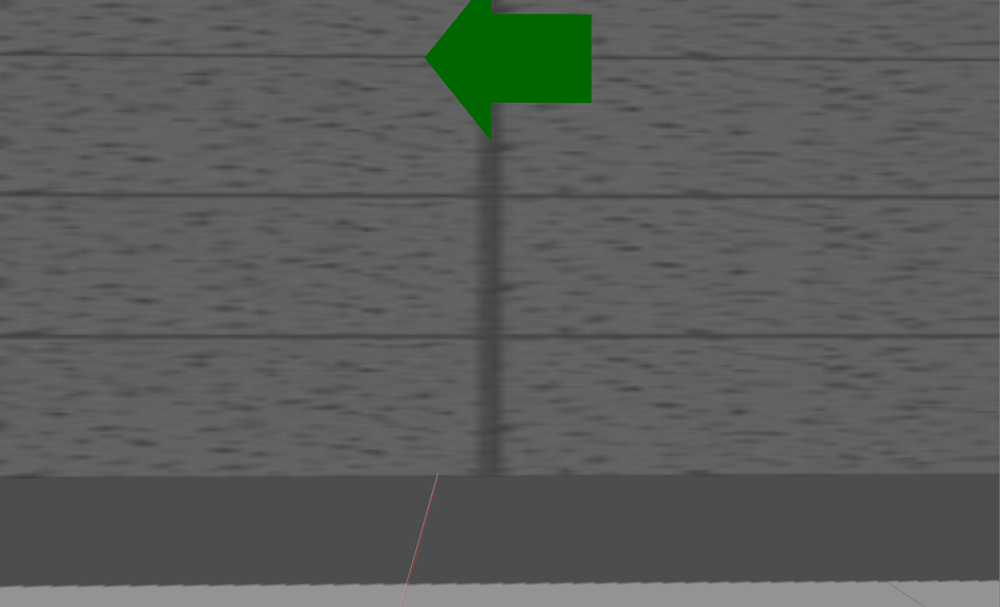
#> input picture Exercise/images/test1.png, 1000 x 607 px, shrunk from 1559 x 946 before the run
$ python detect.py images/test1.png
#> lines starting #> are read from the running program, lines starting #| are printed output that depends on the picture; after the words box and inside, x2 and y2 are one past the last pixel; in counts of white or black regions, pixels touching at a corner belong together

import cv2
import numpy as np
import sys

def detect_arrow_and_show(image_path: str):
#> called with image_path = 'images/test1.png'
    image = cv2.imread(image_path)
#> image is the input picture: shape (607, 1000, 3); mean B, G, R 90.6, 93, 90.6
    if image is None:
        print(f"Error: Could not read {image_path}")
        return
    image_bgr = image.copy()
    hsv_image = cv2.cvtColor(image_bgr, cv2.COLOR_BGR2HSV)
#> hsv_image: shape (607, 1000, 3); mean H, S, V 1.6, 6, 93
    red_lower = np.array([0, 50, 50])
    red_upper = np.array([10, 255, 255])
    green_lower = np.array([35, 50, 50])
    green_upper = np.array([85, 255, 255])
    blue_lower = np.array([100, 50, 50])
    blue_upper = np.array([130, 255, 255])
    orange_lower = np.array([ 8,100,140])
    orange_upper = np.array([20,255,255])
    yellow_lower = np.array([20, 60,160])
    yellow_upper = np.array([45,255,255])

    red_mask = cv2.inRange(hsv_image, red_lower, red_upper)
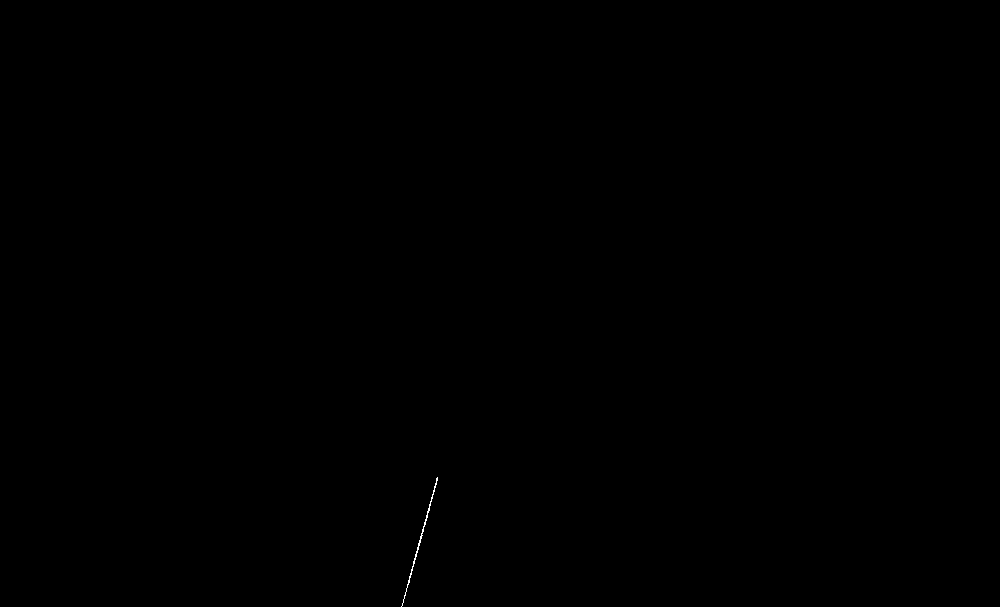
#> red_mask: shape (607, 1000); 0.03% white in thin lines or dots, all inside (x1, y1, x2, y2) = (401, 477, 438, 607)
    green_mask = cv2.inRange(hsv_image, green_lower, green_upper)
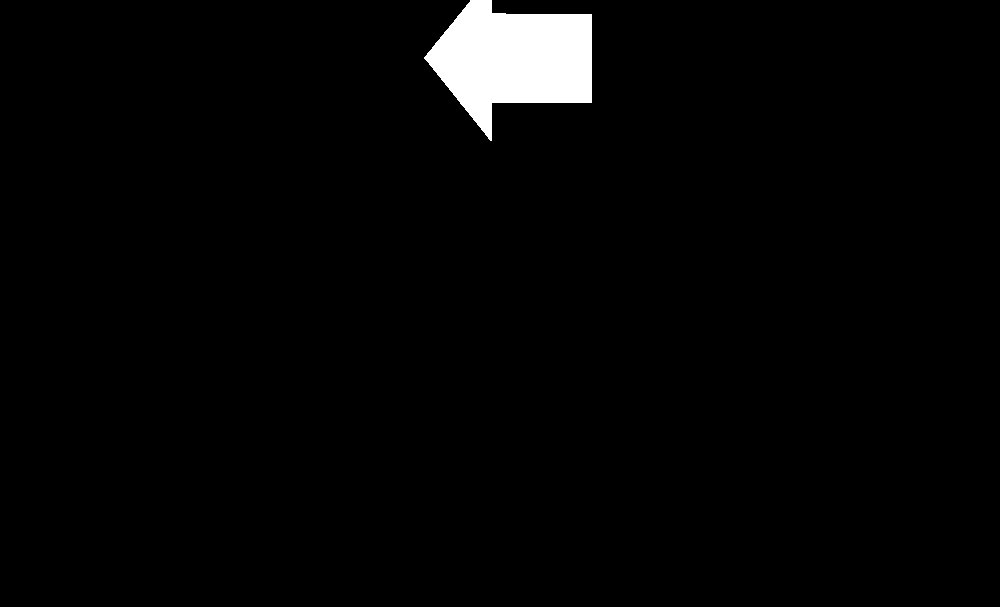
#> green_mask: shape (607, 1000); 2.4% white; 1 white region, box (x1, y1, x2, y2) and area: (424, 0, 592, 141) 14380
    blue_mask = cv2.inRange(hsv_image, blue_lower, blue_upper)
#> blue_mask: shape (607, 1000); every value is 0
    orange_mask = cv2.inRange(hsv_image, orange_lower, orange_upper)
    yellow_mask = cv2.inRange(hsv_image, yellow_lower, yellow_upper)

    red_pixels = cv2.countNonZero(red_mask)
#> red_pixels = 198
    green_pixels = cv2.countNonZero(green_mask)
#> green_pixels = 14380
    blue_pixels = cv2.countNonZero(blue_mask)
#> blue_pixels = 0
    flame_pixels = cv2.countNonZero(red_mask) + cv2.countNonZero(orange_mask) + cv2.countNonZero(yellow_mask)
#> flame_pixels = 198

    color_counts = {
        'Red': red_pixels,
        'Green': green_pixels,
        'Blue': blue_pixels,
        'Flame': flame_pixels
    }
#> color_counts = {'Red': 198, 'Green': 14380, 'Blue': 0, 'Flame': 198}

    max_color = max(color_counts, key=color_counts.get)
#> max_color = 'Green'
    max_count = color_counts[max_color]
#> max_count = 14380
    detected_color = max_color if max_count > 100 else "Unknown"
#> detected_color = 'Green'
    # return detected_color

    cv2.putText(image, f'Detected: {detected_color}', (10, 30), cv2.FONT_HERSHEY_SIMPLEX, 1, (0, 255, 0), 2)
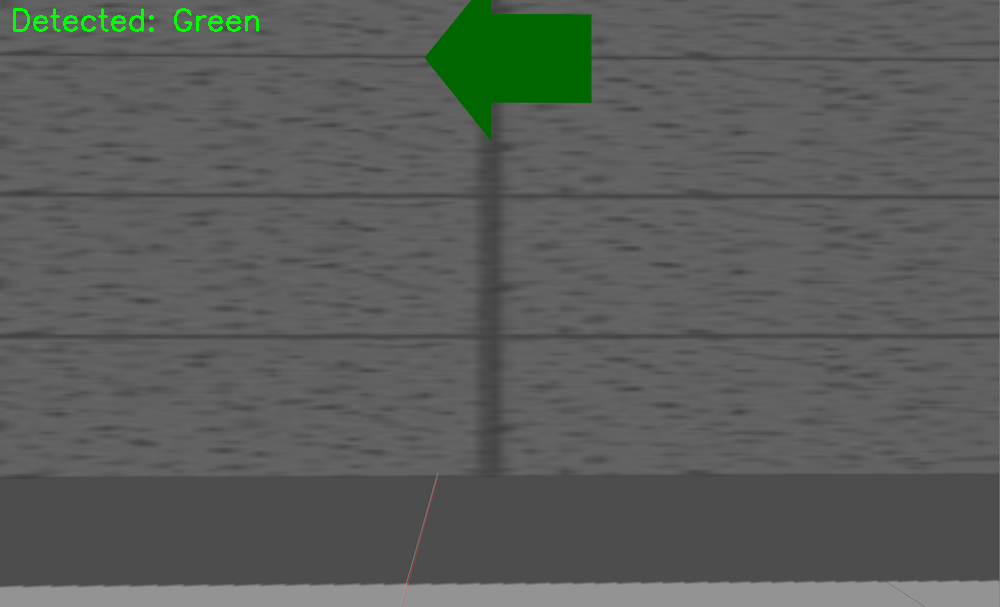
#> image: shape (607, 1000, 3); 0.29% of pixels changed, all inside (x1, y1, x2, y2) = (13, 8, 259, 32)
    cv2.imshow(f'{image_path} - {detected_color}', image)
    print(f"{image_path}: {detected_color} detected")
#| images/test1.png: Green detected
    cv2.waitKey(0)
    cv2.destroyAllWindows()

if __name__ == "__main__":
    if len(sys.argv) < 2:
        print("Usage: python detect.py <filename>")
    else:
        detect_arrow_and_show(sys.argv[1])

$ run again, on Exercise/images/test3.png
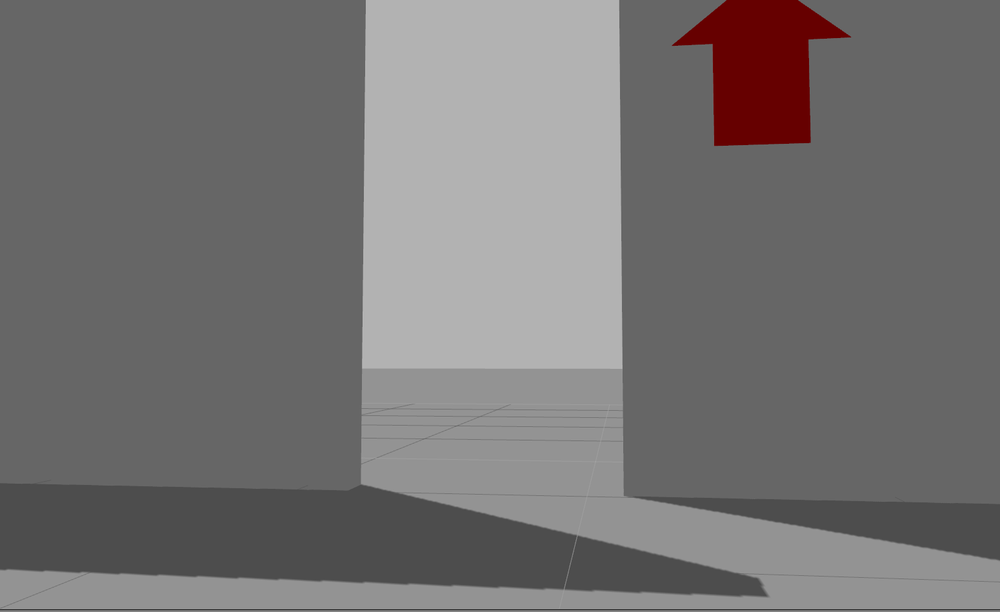
#> input picture Exercise/images/test3.png, 1000 x 612 px, shrunk from 1550 x 949 before the run
#> in detect_arrow_and_show, image is the input picture: shape (612, 1000, 3); mean B, G, R 114.5, 114.5, 117.1
#> hsv_image: shape (612, 1000, 3); mean H, S, V 0.1, 6.3, 117.1
#> in detect_arrow_and_show, `red_mask = cv2.inRange(hsv_image, red_lower, red_upper)`:
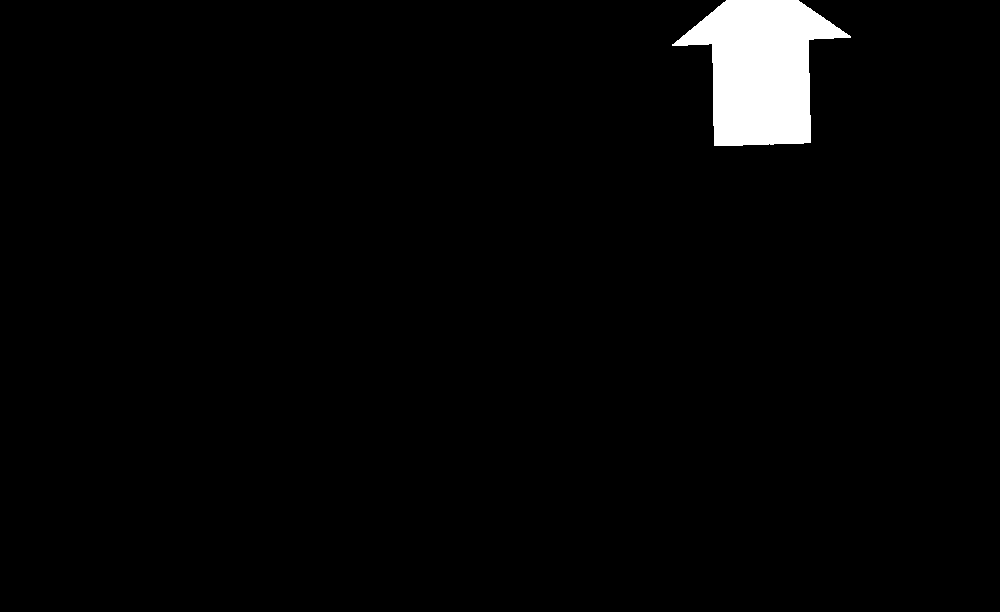
#> red_mask: shape (612, 1000); 2.5% white; 1 white region, box (x1, y1, x2, y2) and area: (672, 0, 851, 146) 15305
#> green_mask: shape (612, 1000); every value is 0
#> red_pixels = 15305
#> green_pixels = 0
#> flame_pixels = 15305
#> color_counts = {'Red': 15305, 'Green': 0, 'Blue': 0, 'Flame': 15305}
#> max_color = 'Red'
#> max_count = 15305
#> detected_color = 'Red'
#> in detect_arrow_and_show, `cv2.putText(image, f'Detected: {detected_color}', (10, 30), cv2.FONT_H..`:
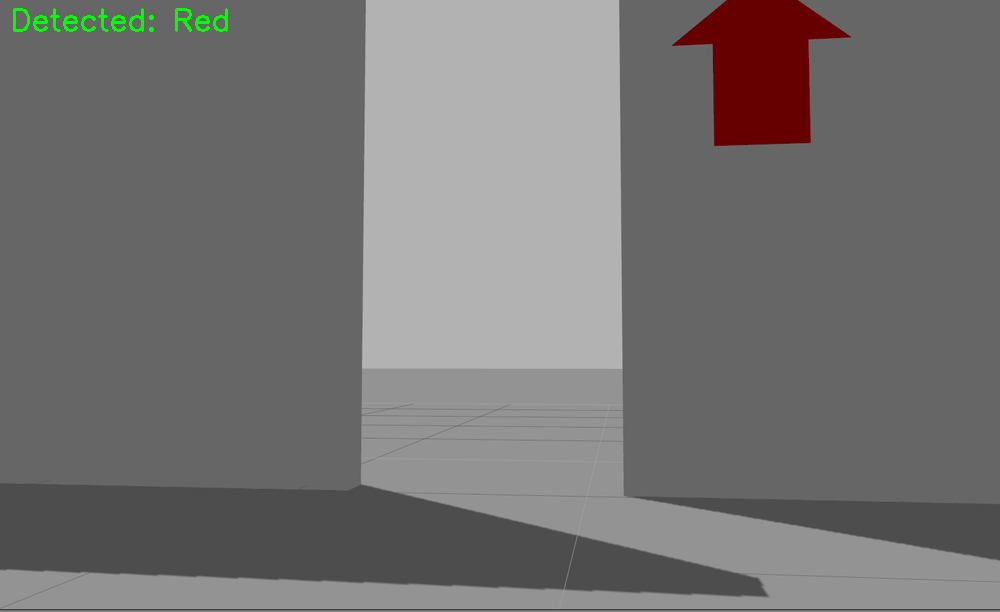
#> image: shape (612, 1000, 3); 0.27% of pixels changed, all inside (x1, y1, x2, y2) = (13, 8, 228, 32)
#| images/test3.png: Red detected

$ run again, on Exercise/images/test4.png
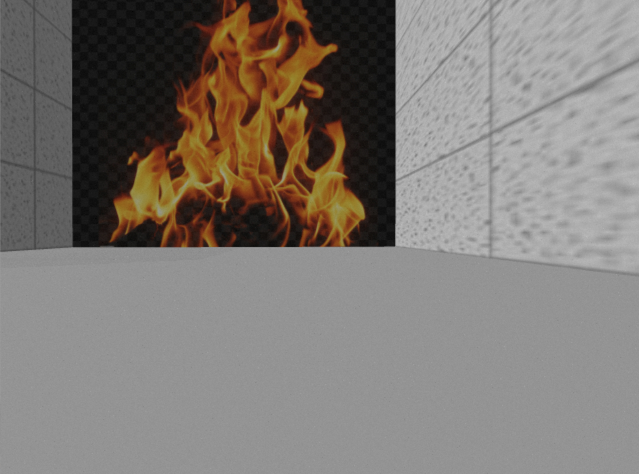
#> input picture Exercise/images/test4.png, 639 x 474 px
#> in detect_arrow_and_show, image is the input picture: shape (474, 639, 3); mean B, G, R 116, 121.4, 127.5
#> hsv_image: shape (474, 639, 3); mean H, S, V 3.3, 28.1, 127.5
#> in detect_arrow_and_show, `red_mask = cv2.inRange(hsv_image, red_lower, red_upper)`:
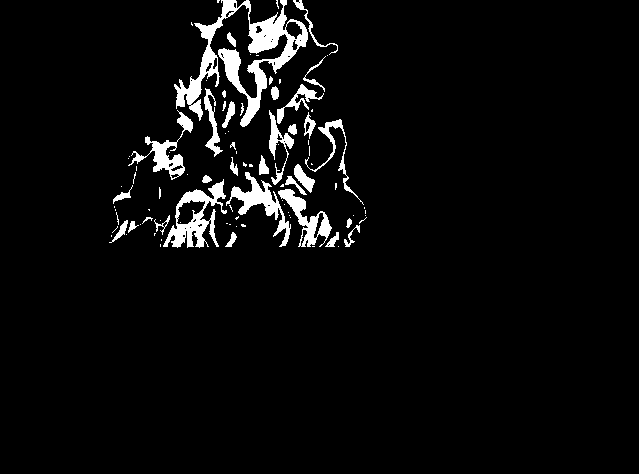
#> red_mask: shape (474, 639); 4.6% white; 94 white regions (58 under 20 px), largest, box (x1, y1, x2, y2) and area: (174, 0, 308, 127) 4570, (163, 179, 227, 248) 1616, (226, 172, 291, 247) 1209
#> green_mask: shape (474, 639); every value is 0
#> orange_mask: shape (474, 639); 3.5% white; 131 white regions (105 under 20 px), largest, box (x1, y1, x2, y2) and area: (175, 58, 247, 182) 2548, (229, 86, 308, 207) 1667, (211, 5, 287, 97) 1403
#> yellow_mask: shape (474, 639); 0% white in thin lines or dots, all inside (x1, y1, x2, y2) = (316, 176, 317, 177)
#> red_pixels = 13826
#> green_pixels = 0
#> flame_pixels = 24285
#> color_counts = {'Red': 13826, 'Green': 0, 'Blue': 0, 'Flame': 24285}
#> max_color = 'Flame'
#> max_count = 24285
#> detected_color = 'Flame'
#> in detect_arrow_and_show, `cv2.putText(image, f'Detected: {detected_color}', (10, 30), cv2.FONT_H..`:
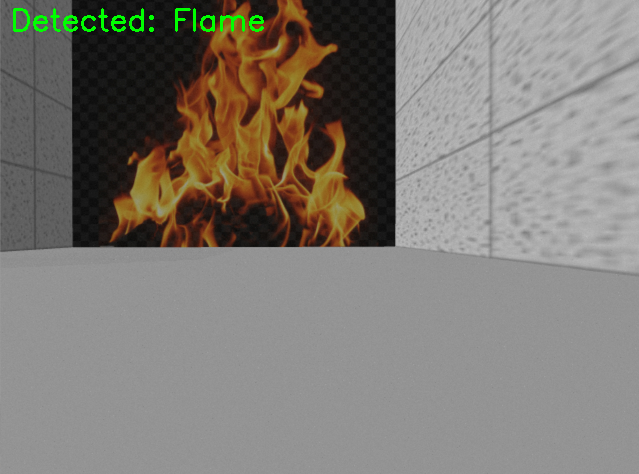
#> image: shape (474, 639, 3); 0.59% of pixels changed, all inside (x1, y1, x2, y2) = (13, 8, 264, 32)
#| images/test4.png: Flame detected
